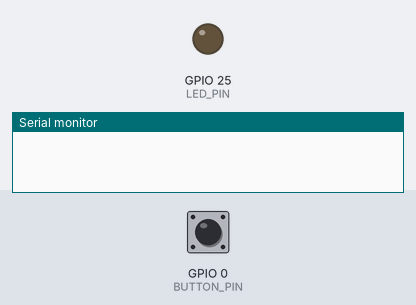
Simulated run of this program. Board: ESP32. Parts: output pins drawn as LEDs (lit = HIGH), the last lines printed to the serial monitor. Dashed ring = blinking. The test bench sets the inputs (shaded band); at power-on: GPIO 0 (BUTTON_PIN) HIGH.

Above: at 0.0 s.
At 1.19 s:
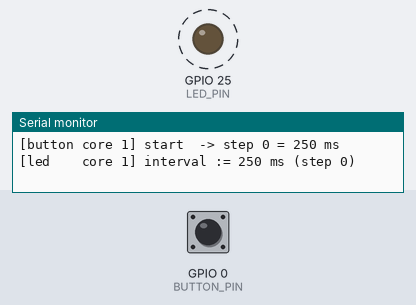
1.6 s: GPIO 0 (BUTTON_PIN) pulled LOW for 0.15 s
At 2.4 s:
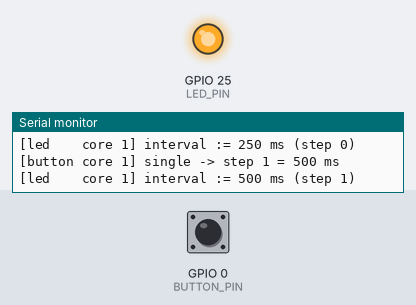
4.6 s: GPIO 0 (BUTTON_PIN) pulsed LOW 2 times (0.12 s each, 0.3 s apart)
Timing chart, 0 to 16.7 s (numbered marks = the images above; inputs shaded):
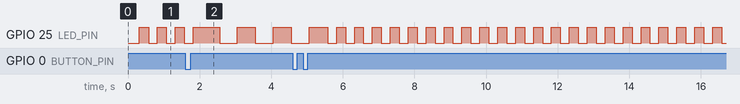

The program:

main.cpp
```cpp
// Part 1 - two tasks, two cores, one queue:
//
//   core 0 : button task - watches the BOOT button and decides the interval
//   core 1 : LED task    - blinks the on-board LED at that interval
//
// The button task never writes the LED task's interval: it sends a
// BlinkCommand through blinkCommandQueue and the LED task applies it.
//
// Part 2 - the same firmware also carries a mutex lab that is broken on
// purpose. A TRIPLE click arms it (see mutex_lab.h). The blink tasks above are
// left running deliberately: the LED is the liveness indicator that tells you
// how far the resulting hang spread.

#include <Arduino.h>

#include "blink_command.h"
#include "board_pins.h"
#include "button_task.h"
#include "led_task.h"
#include "mutex_lab.h"

constexpr UBaseType_t BLINK_QUEUE_LENGTH = 4;

constexpr BaseType_t BUTTON_CORE = 0;
constexpr BaseType_t LED_CORE    = 1;

static QueueHandle_t blinkCommandQueue = nullptr;

static void fail(const char* what) {
  for (;;) {
    Serial.printf("FATAL: %s failed\n", what);
    delay(1000);
  }
}

void setup() {
  Serial.begin(115200);
  delay(300);
  Serial.printf("\nBlink-interval demo  (LED on GPIO %u, button on GPIO %u)\n",
                LED_PIN, BUTTON_PIN);
  Serial.println("single press = next interval, double press = one step back");
  Serial.printf("triple press = arm the mutex lab: %s\n", mutexLabName());

  blinkCommandQueue = xQueueCreate(BLINK_QUEUE_LENGTH, sizeof(BlinkCommand));
  if (!blinkCommandQueue) fail("xQueueCreate");

  if (!ledTaskStart(blinkCommandQueue, 2, LED_CORE)) fail("ledTaskStart");
  if (!buttonTaskStart(blinkCommandQueue, 3, BUTTON_CORE)) fail("buttonTaskStart");

  Serial.printf("[setup  core %d] button task -> core %d, LED task -> core %d\n",
                xPortGetCoreID(), (int)BUTTON_CORE, (int)LED_CORE);
}

void loop() {
  // Both tasks do the work; nothing left for the Arduino loop.
  vTaskDelay(pdMS_TO_TICKS(1000));
}
```

blink_command.h
```cpp
#pragma once

#include <Arduino.h>

struct BlinkCommand {
  uint32_t intervalMs;
  uint8_t  stepIndex;
};
```

button_task.cpp
```cpp
#include "button_task.h"

#include "blink_command.h"
#include "board_pins.h"
#include "mutex_lab.h"

// --- The interval cycle, in milliseconds ---
static constexpr uint32_t BLINK_INTERVALS_MS[] = {250, 500, 1000, 2000};
static constexpr uint8_t  INTERVAL_COUNT = sizeof(BLINK_INTERVALS_MS) / sizeof(BLINK_INTERVALS_MS[0]);

// --- Button timing (tune to your hand) ---
constexpr uint32_t BUTTON_POLL_MS  = 5;    // how often the task samples the pin
constexpr uint32_t DEBOUNCE_MS     = 25;   // ignore edges closer together than this
constexpr uint32_t GESTURE_GAP_MS  = 300;  // button up this long = the gesture is over

static QueueHandle_t blinkCommandQueue = nullptr;
static TaskHandle_t  buttonTaskHandle  = nullptr;

// Lives only inside this task: the LED task never sees it, it only ever sees
// the commands that come out of the queue.
static uint8_t currentStep = 0;

static void sendCurrentInterval(const char* reason) {
  const BlinkCommand command{BLINK_INTERVALS_MS[currentStep], currentStep};

  const bool queued = (xQueueSend(blinkCommandQueue, &command, 0) == pdTRUE);

  Serial.printf("[button core %d] %-6s -> step %u = %lu ms%s\n",
                xPortGetCoreID(), reason, command.stepIndex,
                (unsigned long)command.intervalMs,
                queued ? "" : "  [queue FULL - dropped]");
}

static void stepForward() {
  currentStep = (currentStep + 1) % INTERVAL_COUNT;
  sendCurrentInterval("single");
}

static void stepBack() {
  currentStep = (currentStep + INTERVAL_COUNT - 1) % INTERVAL_COUNT;
  sendCurrentInterval("double");
}

// A finished gesture: as many clicks as the user managed inside the window.
static void handleGesture(uint8_t clicks) {
  switch (clicks) {
    case 1:  stepForward(); break;
    case 2:  stepBack();    break;
    default:
      Serial.printf("[button core %d] triple -> arming the mutex lab\n", xPortGetCoreID());
      mutexLabStart();
      break;
  }
}

static void buttonTask(void* /*arg*/) {
  bool     pressed       = false;   // debounced button state
  uint32_t lastEdgeMs    = 0;
  uint32_t lastReleaseMs = 0;
  uint8_t  clicks        = 0;       // completed presses of the current gesture

  sendCurrentInterval("start");

  for (;;) {
    const uint32_t nowMs   = millis();
    const bool     rawDown = (digitalRead(BUTTON_PIN) == LOW);

    // --- debounced edge detection ---
    if (rawDown != pressed && (nowMs - lastEdgeMs) >= DEBOUNCE_MS) {
      pressed    = rawDown;
      lastEdgeMs = nowMs;

      // Count on release, so holding the button down is still one click.
      if (!pressed) {
        lastReleaseMs = nowMs;
        if (clicks < 250) ++clicks;
      }
    }

    // The gesture ends once the button has stayed up for the whole window;
    // only then do we know whether it was single, double or triple.
    if (clicks > 0 && !pressed && (nowMs - lastReleaseMs) >= GESTURE_GAP_MS) {
      handleGesture(clicks);
      clicks = 0;
    }

    vTaskDelay(pdMS_TO_TICKS(BUTTON_POLL_MS));
  }
}

bool buttonTaskStart(QueueHandle_t commandQueue, UBaseType_t priority, BaseType_t core) {
  if (!commandQueue) return false;
  blinkCommandQueue = commandQueue;

  pinMode(BUTTON_PIN, INPUT_PULLUP);

  return xTaskCreatePinnedToCore(buttonTask, "button", 3072, nullptr, priority,
                                 &buttonTaskHandle, core) == pdPASS;
}
```

button_task.h
```cpp
#pragma once

#include <Arduino.h>

// Starts the button task on `core`. Every recognised gesture is turned into a
// BlinkCommand and pushed into `commandQueue`:
//
//   single press -> next interval  (0.25 -> 0.5 -> 1 -> 2 -> 0.25 s)
//   double press -> one step back  (1 s -> double -> 0.5 s)
//   triple press -> arms the mutex lab (part 2) and breaks the system on purpose
//
// The first command is sent right at start-up, so the LED task learns its
// starting interval from the queue as well.
bool buttonTaskStart(QueueHandle_t commandQueue, UBaseType_t priority, BaseType_t core);
```

led_task.cpp
```cpp
#include "led_task.h"

#include "blink_command.h"
#include "board_pins.h"

static QueueHandle_t blinkCommandQueue = nullptr;
static TaskHandle_t  ledTaskHandle     = nullptr;

static void ledTask(void* /*arg*/) {
  uint32_t intervalMs = 0;       // 0 = nothing received yet, so do not blink
  bool     ledOn      = false;

  digitalWrite(LED_PIN, LOW);

  for (;;) {
    const TickType_t wait = (intervalMs == 0) ? portMAX_DELAY : pdMS_TO_TICKS(intervalMs);

    BlinkCommand command;
    if (xQueueReceive(blinkCommandQueue, &command, wait) == pdTRUE) {
      intervalMs = command.intervalMs;

      // Restart the cycle lit, so a change is visible immediately.
      ledOn = true;
      digitalWrite(LED_PIN, HIGH);

      Serial.printf("[led    core %d] interval := %lu ms (step %u)\n",
                    xPortGetCoreID(), (unsigned long)intervalMs, command.stepIndex);
    } else {
      ledOn = !ledOn;
      digitalWrite(LED_PIN, ledOn ? HIGH : LOW);
    }
  }
}

bool ledTaskStart(QueueHandle_t commandQueue, UBaseType_t priority, BaseType_t core) {
  if (!commandQueue) return false;
  blinkCommandQueue = commandQueue;

  pinMode(LED_PIN, OUTPUT);
  digitalWrite(LED_PIN, LOW);

  return xTaskCreatePinnedToCore(ledTask, "led", 2560, nullptr, priority,
                                 &ledTaskHandle, core) == pdPASS;
}
```

led_task.h
```cpp
#pragma once

#include <Arduino.h>

bool ledTaskStart(QueueHandle_t commandQueue, UBaseType_t priority, BaseType_t core);
```

mutex_lab.cpp
```cpp
#include "mutex_lab.h"

#include <esp_task_wdt.h>

#ifndef SCENARIO
  #define SCENARIO 1
#endif

constexpr uint32_t TWDT_TIMEOUT_S = 5;

static bool labStarted = false;

#if SCENARIO == 1

constexpr uint32_t HANDSHAKE_MS = 50;   // guarantees the bad interleaving

static SemaphoreHandle_t mutexA = nullptr;
static SemaphoreHandle_t mutexB = nullptr;

struct WorkerPlan {
  const char*        name;
  SemaphoreHandle_t* firstMutex;
  const char*        firstName;
  SemaphoreHandle_t* secondMutex;
  const char*        secondName;
};

static const WorkerPlan PLAN_AB{"AB", &mutexA, "A", &mutexB, "B"};
static const WorkerPlan PLAN_BA{"BA", &mutexB, "B", &mutexA, "A"};

static void worker(void* arg) {
  const WorkerPlan& plan = *static_cast<const WorkerPlan*>(arg);

#ifdef WATCH_TASKS
  // Subscribe to the Task Watchdog. Without this the TWDT watches only the idle
  // tasks - and a deadlock does not starve those, so nothing would ever notice.
  esp_task_wdt_add(nullptr);
  Serial.printf("[lab %s core %d] subscribed to the task watchdog\n",
                plan.name, xPortGetCoreID());
#endif

  for (uint32_t cycle = 1;; ++cycle) {
#ifdef WATCH_TASKS
    esp_task_wdt_reset();
#endif

    Serial.printf("[lab %s core %d] cycle %lu: take %s\n",
                  plan.name, xPortGetCoreID(), (unsigned long)cycle, plan.firstName);
    xSemaphoreTake(*plan.firstMutex, portMAX_DELAY);

    Serial.printf("[lab %s] holds %s, sleeping %lu ms so the other task takes %s\n",
                  plan.name, plan.firstName, (unsigned long)HANDSHAKE_MS, plan.secondName);
    vTaskDelay(pdMS_TO_TICKS(HANDSHAKE_MS));

    Serial.printf("[lab %s] take %s   <-- blocks here forever\n",
                  plan.name, plan.secondName);
    xSemaphoreTake(*plan.secondMutex, portMAX_DELAY);

    // Never reached on cycle 1.
    Serial.printf("[lab %s] got both, releasing\n", plan.name);
    xSemaphoreGive(*plan.secondMutex);
    xSemaphoreGive(*plan.firstMutex);
    vTaskDelay(pdMS_TO_TICKS(100));
  }
}

const char* mutexLabName() {
#ifdef TWDT_PANIC
  return "AB/BA deadlock, task watchdog in panic mode";
#elif defined(WATCH_TASKS)
  return "AB/BA deadlock, workers watched by the task watchdog";
#else
  return "AB/BA deadlock, nobody is watching";
#endif
}

static void labStart() {
  mutexA = xSemaphoreCreateMutex();
  mutexB = xSemaphoreCreateMutex();

#ifdef TWDT_PANIC
  // panic = true turns the watchdog warning into abort() -> Guru Meditation.
  esp_task_wdt_init(TWDT_TIMEOUT_S, true);
  Serial.printf("[lab] task watchdog reconfigured: %lu s, panic ON\n",
                (unsigned long)TWDT_TIMEOUT_S);
#endif

  xTaskCreatePinnedToCore(worker, "workerAB", 3072, (void*)&PLAN_AB, 3, nullptr, 0);
  xTaskCreatePinnedToCore(worker, "workerBA", 3072, (void*)&PLAN_BA, 3, nullptr, 1);
}

// ---------------------------------------------------------------- scenario 2
#elif SCENARIO == 2

// Priority inversion with a busy wait, both tasks pinned to core 0.
//
// The low-priority task takes the mutex first. The high-priority task then
// polls for it with timeout 0 and never yields, so the low-priority holder is
// never scheduled again and can never release. Nothing blocks - core 0 simply
// stops running anything else, including its idle task, and the Task Watchdog
// fires on IDLE0.

static SemaphoreHandle_t mutex = nullptr;

static void lowPriorityHolder(void* /*arg*/) {
  xSemaphoreTake(mutex, portMAX_DELAY);
  Serial.printf("[lab low core %d] took the mutex, starting slow work\n", xPortGetCoreID());

  for (uint32_t step = 1;; ++step) {
    Serial.printf("[lab low] slow work step %lu (still holding the mutex)\n",
                  (unsigned long)step);
    vTaskDelay(pdMS_TO_TICKS(500));   // after the spinner starts, never runs again
  }
}

static void highPrioritySpinner(void* /*arg*/) {
  vTaskDelay(pdMS_TO_TICKS(1200));    // let the low-priority task take it first

  Serial.printf("[lab high core %d] polling for the mutex without yielding\n",
                xPortGetCoreID());
  Serial.flush();

  uint32_t spins = 0;
  while (xSemaphoreTake(mutex, 0) != pdTRUE) {
    ++spins;   // no vTaskDelay, no blocking take: core 0 is now ours forever
  }

  Serial.printf("[lab high] impossible: got the mutex after %lu spins\n",
                (unsigned long)spins);
  vTaskDelete(nullptr);
}

const char* mutexLabName() {
  return "priority inversion, high-priority task spins on core 0";
}

static void labStart() {
  mutex = xSemaphoreCreateMutex();
  xTaskCreatePinnedToCore(lowPriorityHolder,  "labLow",  3072, nullptr, 1, nullptr, 0);
  xTaskCreatePinnedToCore(highPrioritySpinner, "labHigh", 3072, nullptr, 5, nullptr, 0);
}

// ---------------------------------------------------------------- scenario 3
#elif SCENARIO == 3

// Waiting for another task from inside a critical section.
//
// The holder takes the mutex, enters a critical section (which disables
// interrupts on this core) and then waits for a flag that only the releaser
// task can set - but with interrupts off there are no more scheduler ticks, so
// the releaser is never scheduled. The Interrupt Watchdog is the only thing
// left that can still run, and it panics after ~300 ms.

static SemaphoreHandle_t mutex    = nullptr;
static portMUX_TYPE      spinlock = portMUX_INITIALIZER_UNLOCKED;
static volatile bool     released = false;

static void holder(void* /*arg*/) {
  xSemaphoreTake(mutex, portMAX_DELAY);
  Serial.printf("[lab holder core %d] took the mutex, entering critical section\n",
                xPortGetCoreID());
  Serial.flush();   // nothing will be printable after the next line

  portENTER_CRITICAL(&spinlock);
  while (!released) {
    // The releaser can never run: interrupts are off on this core.
  }
  portEXIT_CRITICAL(&spinlock);

  Serial.println("[lab holder] unreachable");
  vTaskDelete(nullptr);
}

static void releaser(void* /*arg*/) {
  vTaskDelay(pdMS_TO_TICKS(2000));
  Serial.println("[lab releaser] setting the flag");   // never gets this far
  released = true;
  vTaskDelete(nullptr);
}

const char* mutexLabName() {
  return "blocking inside a critical section, interrupt watchdog";
}

static void labStart() {
  mutex = xSemaphoreCreateMutex();
  xTaskCreatePinnedToCore(releaser, "labReleaser", 2560, nullptr, 2, nullptr, 0);
  xTaskCreatePinnedToCore(holder,   "labHolder",   3072, nullptr, 4, nullptr, 0);
}

#else
  #error "SCENARIO must be 1, 2 or 3"
#endif

// ---------------------------------------------------------------- common
void mutexLabStart() {
  if (labStarted) {
    Serial.println("[lab] already armed - it is not coming back");
    return;
  }
  labStarted = true;

  Serial.println("\n================ MUTEX LAB ARMED ================");
  Serial.printf("scenario %d: %s\n", SCENARIO, mutexLabName());
  Serial.println("the LED keeps blinking for as long as the system survives");
  Serial.println("=================================================\n");

  labStart();
}
```

mutex_lab.h
```cpp
#pragma once

#include <Arduino.h>

// Part 2 of the exercise: multitasking broken on purpose.
//
// The lab is armed by a TRIPLE click on the button and never disarms - that is
// the point. Which scenario is armed is chosen at build time with -D SCENARIO
// (see platformio.ini):
//
//   1 = AB/BA deadlock          - two tasks, two mutexes, opposite lock order
//   2 = priority inversion      - a spinning high-priority task starves core 0
//   3 = critical section        - the mutex holder disables interrupts
//
// The blink tasks from part 1 keep running, so the LED itself tells you how far
// the damage spread: still blinking = only the lab tasks died; frozen = that
// core died; restarted from 250 ms = the chip rebooted.
const char* mutexLabName();

// Creates the broken tasks. Ignores every call after the first.
void mutexLabStart();
```

board_pins.h
```cpp
#pragma once

#include <Arduino.h>

constexpr uint8_t LED_PIN = 25;

constexpr uint8_t BUTTON_PIN = 0;
```

Measured:
- by itself, GPIO 25 (LED_PIN): repeats every 0.50 s: LOW 0.25 s, HIGH 0.25 s
